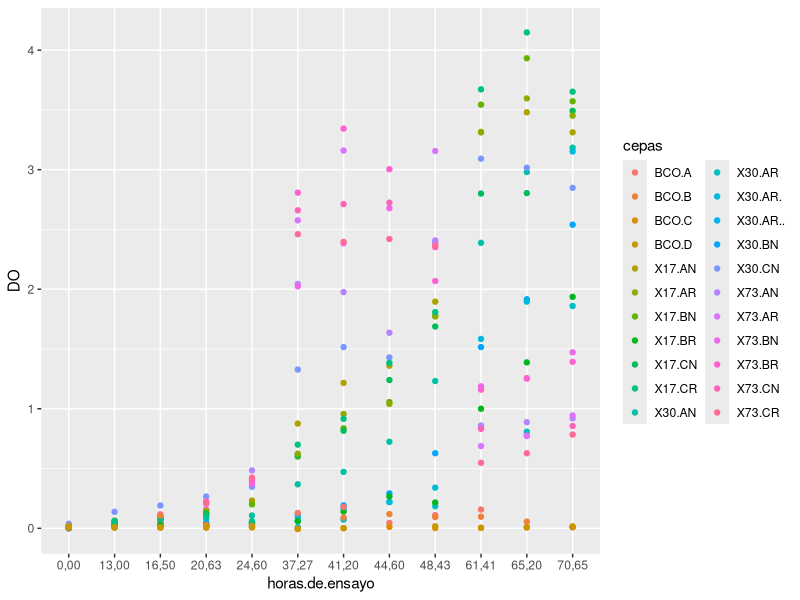

Recreate this plot in R.
## ---- chunk 1
knitr::opts_chunk$set(echo = TRUE)
library(tidyverse)
## ---- chunk 2
crecimiento_csv <- read.csv("./crecimiento.csv")
crecimiento_csv %>%
  head(3)
## ---- chunk 3
crecimiento <- crecimiento_csv %>% 
  pivot_longer(c(
      "X30.AN", "X30.BN"  , "X30.CN", "X30.AR", "X30.AR.", "X30.AR..", "X73.AN",
      "X73.BN", "X73.CN", "X73.AR", "X73.BR", "X73.CR", "X17.AN", "X17.BN",
      "X17.CN", "X17.AR", "X17.BR", "X17.CR"  , "BCO.A" , "BCO.B" , "BCO.C", "BCO.D"
    ),
    names_to = "cepas", values_to = "DO")
## ---- chunk 4
crecimiento <- crecimiento %>% 
  select(c("horas.de.ensayo", "cepas", "DO"))
## ---- chunk 5
crecimiento <- crecimiento %>% 
  filter(!is.na(DO))
## ---- chunk 6
crecimiento %>%
  arrange(cepas) %>%
  head(5)
## ---- chunk 7
crecimiento %>%
  group_by(cepas) %>%
  summarise() %>%
  head(22)
  

## ---- chunk 8
crecimiento %>%
  select(c(DO)) %>%
  sapply(typeof)
## ---- chunk 9
crecimiento %>%
  summarise(total = n())
## ---- chunk 10
str(crecimiento)
## ---- chunk 11
crecimiento %>% ggplot(aes(x = horas.de.ensayo,
                        y = DO,
                        color=cepas)) +
  geom_point()
  
